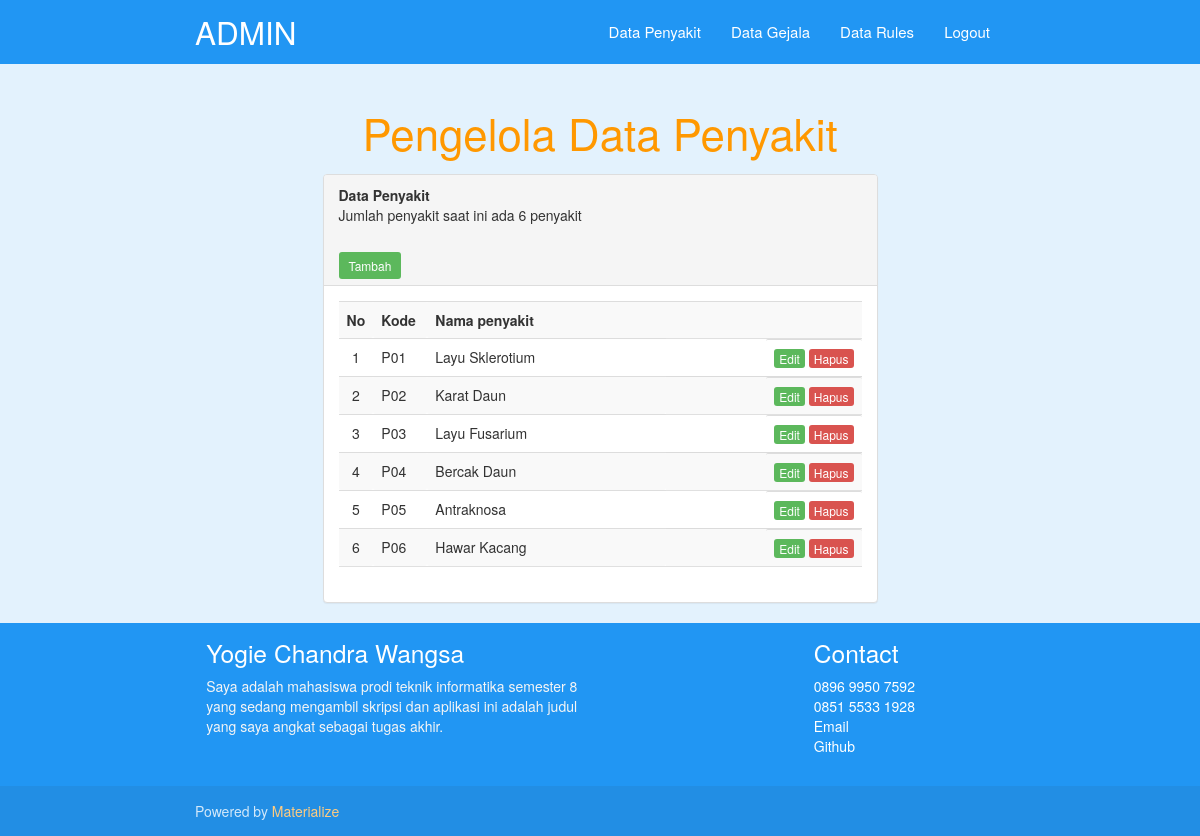
/pakar/penyakitTampil.php (signed in), run on the app's committed database.
### tables this page shows
CREATE TABLE `penyakit` (
  `id_penyakit` char(3) NOT NULL,
  `nama_penyakit` varchar(30) NOT NULL,
  `info_penyakit` text NOT NULL,
  `penanganan` text NOT NULL,
  `gambar` varchar(100) NOT NULL
);

### pakar/penyakitTampil.php (the view, shortened to what this page needs)
<?php
include "../koneksi.php";
?>
<!DOCTYPE html>
<html lang="en">
<head>
  <link href="../css/bootstrap.css" type="text/css" rel="stylesheet" media="screen, projection"/>
  <link href="../css/materialize.css" type="text/css" rel="stylesheet" media="screen,projection"/>
  <link href="../css/style.css" type="text/css" rel="stylesheet" media="screen,projection"/>
</head>
<body>
    <nav class="blue" role="navigation">
        <div class="nav-wrapper container "><a id="logo-container" href="index.php" class="brand-logo">ADMIN</a>
            <ul class="right hide-on-med-and-down">
                <li><a href="penyakitTampil.php">Data Penyakit</a></li>
                <li><a href="gejalaTampil.php">Data Gejala</a></li>
                <li><a href="rulesTampil.php">Data Rules</a></li>
                <li><a href="logout.php" onclick="return confirm('Yakin Mau Logout..?');" target="_self">Logout</a></li>
            </ul>
        </div>
    </nav>
    <div class="col-md-12 blue lighten-5">
        <div class="section no-pad-bot container" id="index-banner">
            <div>
                <h3 class="header center orange-text">Pengelola Data Penyakit</h3>
            </div>
        </div>
    </div>
    <div class="col-md-12 blue lighten-5">
        <div class="col-md-6 col-md-offset-3 content">
            <div class="panel panel-default">
                <div class="panel-heading">
                    <b>Data Penyakit</b>
                    <?php
                        $sql = "SELECT * from penyakit";
                        $query = mysqli_query($koneksi, $sql);
                        $row = mysqli_num_rows($query);
                        echo "<p>Jumlah penyakit saat ini ada $row penyakit</p>";
                    ?>
                    <br>
                    <a href="penyakitTambah.php" class="btn-sm btn-success" target="_self">Tambah</a>
                </div>
                <div class="panel-body">
                    <table class="table table-striped" id="table">
                        <tr>
                            <th width="28">No</th>
                            <th width="54">Kode</th>
                            <th width="400" colspan="2">Nama penyakit</th>
                        </tr>
                        <?php
                            $sql = "SELECT * from penyakit order by id_Penyakit";
                            $query = mysqli_query($koneksi, $sql);
                            $no = 0;
                            while($result = mysqli_fetch_array($query)){
                                $no++;
                        ?>
                        <tr>
                            <td class="center"><?php echo $no;?></td>
                            <td><?php echo $result['id_penyakit'];?></td>
                            <td><?php echo $result['nama_penyakit'];?></td>
                            <td class="right">
                                <a class="btn-xs btn-success raised" href="penyakitEdit.php?kdubah=<?php echo $result['id_penyakit']; ?>" target="_self">Edit</a>
                                <a class="btn-xs btn-danger raised" href="penyakitHapus.php?kdhapus=<?php echo $result['id_penyakit']; ?>" target="_self" onclick="return confirm('Apakah Anda Yakin Ingin Menghapus Data..?');">Hapus</a>
                            </td>
                        </tr>
                        <?php
                            }
                        ?>
                    </table>
                </div>
            </div>
        </div>
    </div>
    <footer class="page-footer blue">
      <div class="container">
        <div class="row">
          <div class="col l6 s12">
            <h5 class="white-text">Yogie Chandra Wangsa</h5>
            <p class="grey-text text-lighten-4">Saya adalah mahasiswa prodi teknik informatika semester 8 yang sedang mengambil skripsi dan aplikasi ini adalah judul yang saya angkat sebagai tugas akhir.</p>
          </div>
          <div class="col l3 s12">
          </div>
          <div class="col l3 s12">
            <h5 class="white-text">Contact</h5>
            <ul>
              <li><a class="white-text" href="#!">0896 9950 7592</a></li>
              <li><a class="white-text" href="#!">0851 5533 1928</a></li>
              <li><a class="white-text" href="http://Yogie.chandra@matanauniversity.ac.id">Email</a></li>
              <li><a class="white-text" href="http://github.com/yogiekun">Github</a></li>
            </ul>
          </div>
        </div>
      </div>
      <div class="footer-copyright">
        <div class="container">
        Powered by <a class="orange-text text-lighten-3" href="http://materializecss.com">Materialize</a>
        </div>
      </div>
    </footer>
  </body>
</html>

### css/style.css (style rules this page uses)
a { text-decoration: none; }

### data on the page
penyakit: id_penyakit "P01", nama_penyakit "Layu Sklerotium"
penyakit: id_penyakit "P02", nama_penyakit "Karat Daun"
penyakit: id_penyakit "P03", nama_penyakit "Layu Fusarium"
penyakit: id_penyakit "P04", nama_penyakit "Bercak Daun"
penyakit: id_penyakit "P05", nama_penyakit "Antraknosa"
penyakit: id_penyakit "P06", nama_penyakit "Hawar Kacang"

### other printed values
$row "6"
